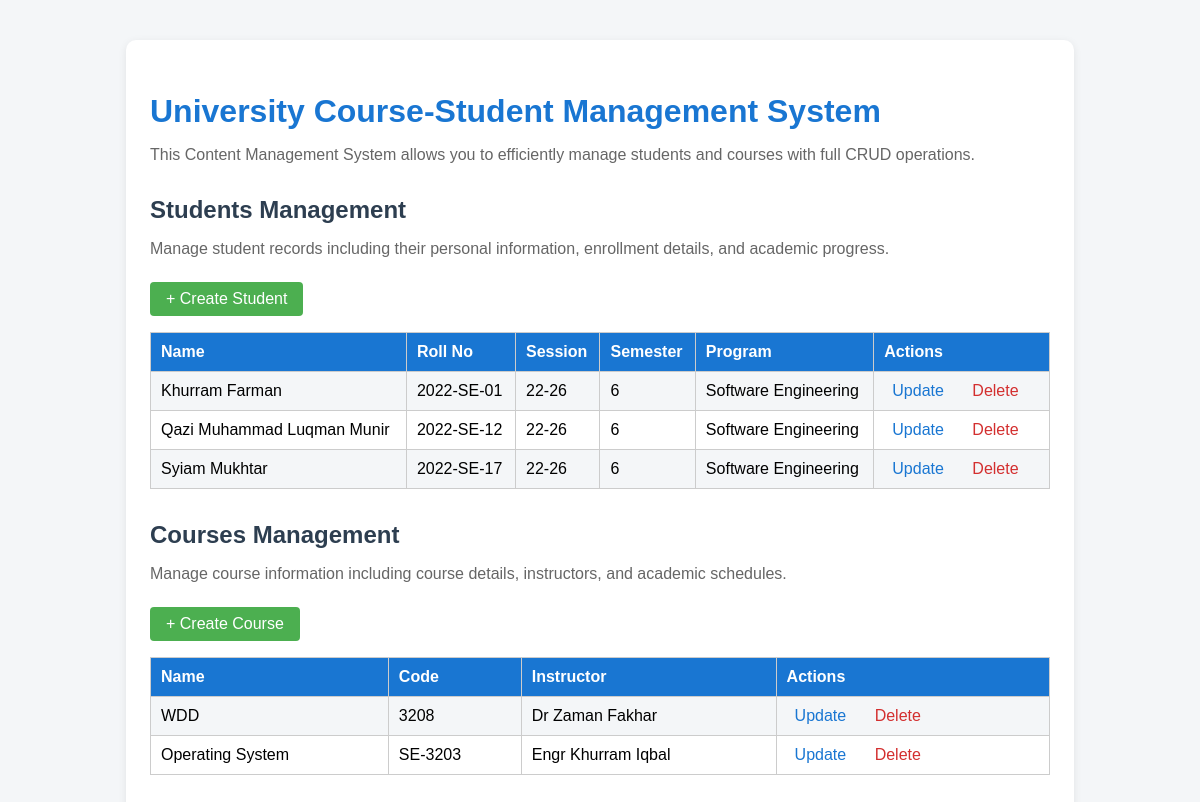
The page / on the database its author committed.
### tables this page shows
CREATE TABLE `students` (
  `studentId` int(11) NOT NULL,
  `name` varchar(255) NOT NULL,
  `rollNo` varchar(20) NOT NULL,
  `session` varchar(20) NOT NULL,
  `semester` int(11) NOT NULL,
  `program` varchar(50) NOT NULL
);

CREATE TABLE `courses` (
  `courseId` int(10) NOT NULL,
  `courseName` varchar(5255) NOT NULL,
  `courseCode` varchar(10) NOT NULL,
  `courseInstructor` varchar(50) NOT NULL
);

### index.php (the view, shortened to what this page needs)
<?php
include 'db.php';
$students = mysqli_query($conn, "SELECT * FROM students");
$courses = mysqli_query($conn, "SELECT * FROM courses");
?>
<!DOCTYPE html>
<html>
<head>
</head>
<body>
<div class="container">
    <h1>University Course-Student Management System</h1>
    <p>This Content Management System allows you to efficiently manage students and courses with full CRUD operations.</p>
    <h2>Students Management</h2>
    <p>Manage student records including their personal information, enrollment details, and academic progress.</p>
    <a href="form.php?type=student" class="create-btn">+ Create Student</a>
    <table>
        <tr><th>Name</th><th>Roll No</th><th>Session</th><th>Semester</th><th>Program</th><th>Actions</th></tr>
        <?php while ($row = mysqli_fetch_assoc($students)): ?>
            <tr>
                <td><?= htmlspecialchars($row['name']) ?></td>
                <td><?= htmlspecialchars($row['rollNo']) ?></td>
                <td><?= htmlspecialchars($row['session']) ?></td>
                <td><?= htmlspecialchars($row['semester']) ?></td>
                <td><?= htmlspecialchars($row['program']) ?></td>
                <td class="actions">
                    <a href="form.php?type=student&id=<?= $row['studentId'] ?>">Update</a>
                    <a href="?delete_student=<?= $row['studentId'] ?>" class="delete" onclick="return confirm('Are you sure you want to delete this student?')">Delete</a>
                </td>
            </tr>
        <?php endwhile; ?>
    </table>
    <h2>Courses Management</h2>
    <p>Manage course information including course details, instructors, and academic schedules.</p>
    <a href="form.php?type=course" class="create-btn">+ Create Course</a>
    <table>
        <tr><th>Name</th><th>Code</th><th>Instructor</th><th>Actions</th></tr>
        <?php
        mysqli_data_seek($courses, 0);
        while ($row = mysqli_fetch_assoc($courses)):
        ?>
            <tr>
                <td><?= htmlspecialchars($row['courseName']) ?></td>
                <td><?= htmlspecialchars($row['courseCode']) ?></td>
                <td><?= htmlspecialchars($row['courseInstructor']) ?></td>
                <td class="actions">
                    <a href="form.php?type=course&id=<?= $row['courseId'] ?>">Update</a>
                    <a href="?delete_course=<?= $row['courseId'] ?>" class="delete" onclick="return confirm('Are you sure you want to delete this course?')">Delete</a>
                </td>
            </tr>
        <?php endwhile; ?>
    </table>
</div>
</body>
</html>
</head>
<body>
</html>

### index.php (style rules this page uses)
body { font-family: Arial, sans-serif; background: #f4f6f8; margin: 0; }
.container { max-width: 900px; margin: 40px auto; background: #fff; border-radius: 10px; box-shadow: 0 2px 8px rgba(0,0,0,0.08); padding: 32px 24px; }
h1 { color: #1976d2; margin-bottom: 10px; }
h2 { color: #2d3e50; margin-top: 32px; margin-bottom: 16px; }
p { color: #666; margin-bottom: 24px; }
.create-btn { background: #4caf50; color: white; padding: 8px 16px; text-decoration: none; border-radius: 4px; margin-bottom: 16px; display: inline-block; }
table { width: 100%; border-collapse: collapse; margin-bottom: 32px; }
th, td { border: 1px solid #ccc; padding: 10px; text-align: left; }
th { background: #1976d2; color: #fff; }
tr:nth-child(even) { background: #f4f6f8; }
.actions a { margin-right: 8px; color: #1976d2; text-decoration: none; padding: 4px 8px; border-radius: 3px; }
.delete { color: #d32f2f !important; }

### rows shown on the page
students: name "Khurram Farman", rollNo "2022-SE-01", session "22-26", semester "6", program "Software Engineering"
students: name "Qazi Muhammad Luqman Munir", rollNo "2022-SE-12", session "22-26", semester "6", program "Software Engineering"
students: name "Syiam Mukhtar", rollNo "2022-SE-17", session "22-26", semester "6", program "Software Engineering"
courses: courseName "WDD", courseCode "3208", courseInstructor "Dr Zaman Fakhar"
courses: courseName "Operating System", courseCode "SE-3203", courseInstructor "Engr Khurram Iqbal"
